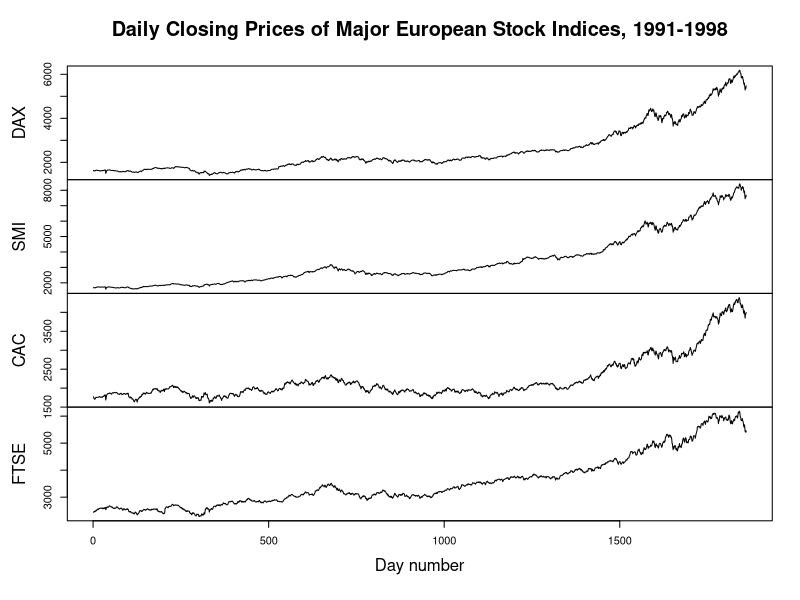
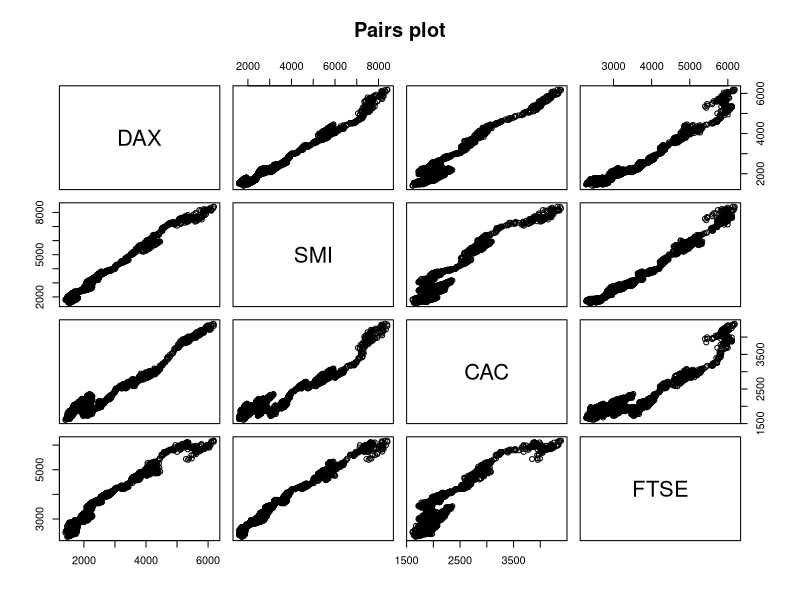
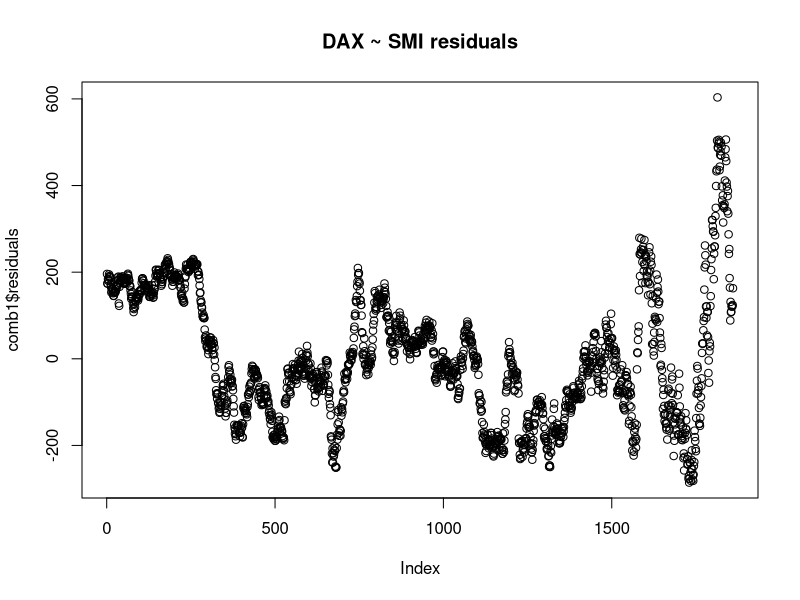
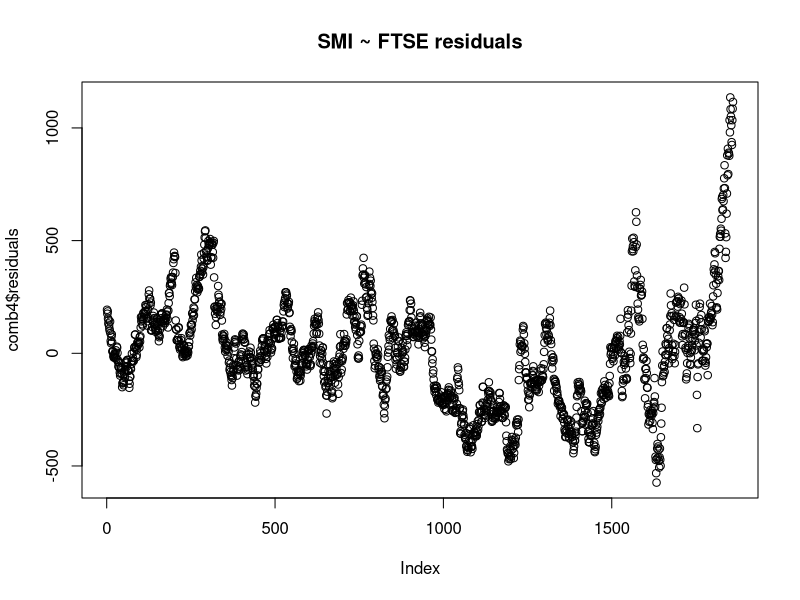
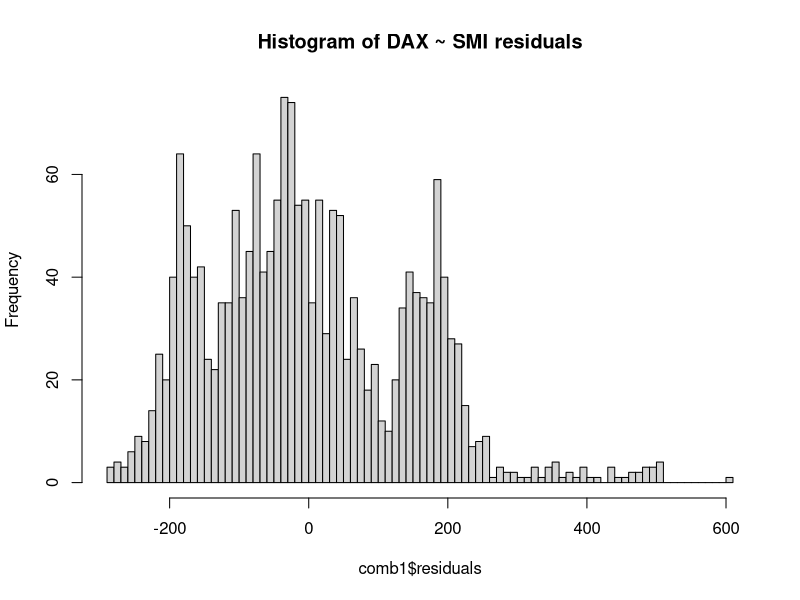
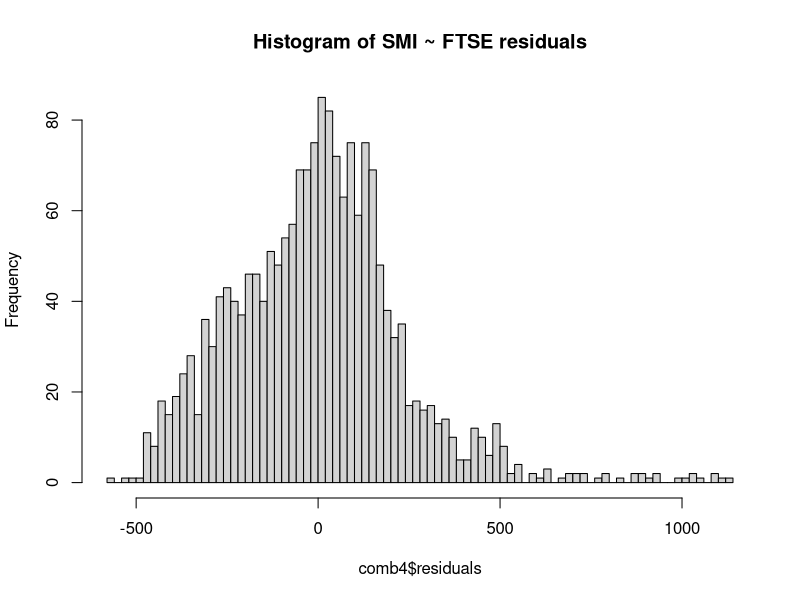
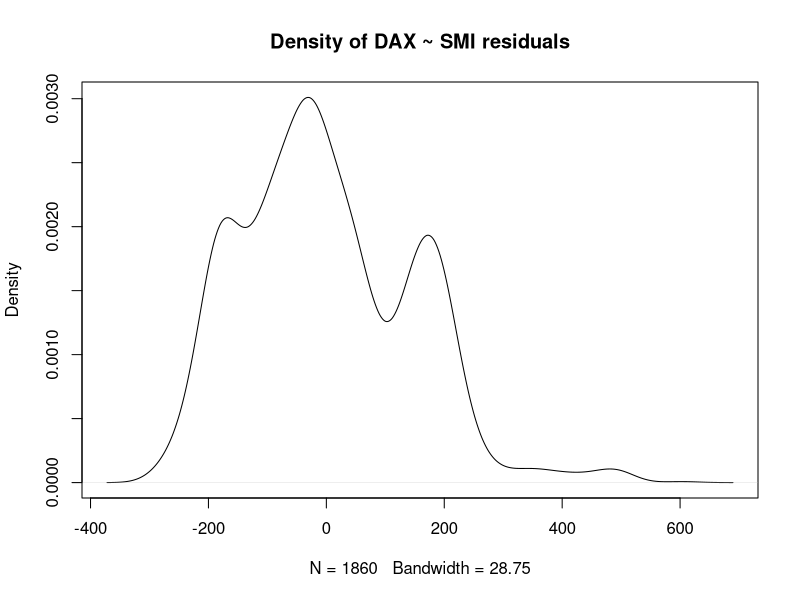
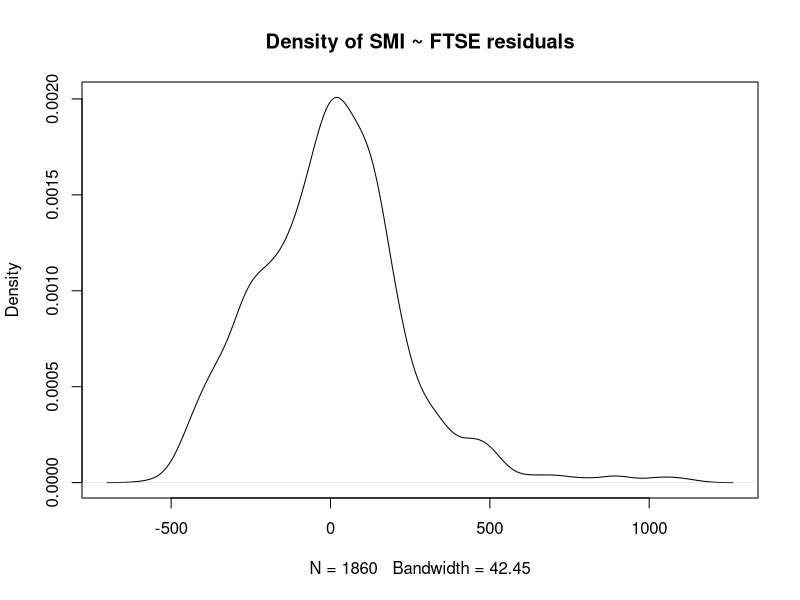

Recreate these plots in R, in order.
## ---- chunk 1
#knitr::opts_chunk$set(echo = TRUE)
knitr::opts_chunk$set(echo = FALSE)
## ---- chunk 2
data("EuStockMarkets")
df <- as.data.frame(na.omit(EuStockMarkets))
#df$DayNum <- 1:nrow(df)
summary(df)
## ---- chunk 3
# https://stackoverflow.com/questions/4877357/how-to-plot-all-the-columns-of-a-data-frame-in-r
plot.ts(df, main = "Daily Closing Prices of Major European Stock Indices, 1991-1998", xlab = "Day number")
pairs(df, main="Pairs plot")
## ---- chunk 4
# https://www.quantstart.com/articles/Cointegrated-Augmented-Dickey-Fuller-Test-for-Pairs-Trading-Evaluation-in-R
# https://www.quantstart.com/articles/Cointegrated-Augmented-Dickey-Fuller-Test-for-Pairs-Trading-Evaluation-in-R
library("tseries")
set.seed(5)

print("*****     ADF test for DAX:SMI")
comb1 <- lm(DAX~SMI, data = df)
summary(comb1)
adf.test(comb1$residuals, k=1)

print("*****     ADF test for SMI:DAX")
comb2 <- lm(DAX~SMI, data = df)
summary(comb2)
adf.test(comb2$residuals, k=1)


print("*****     ADF test for FTSE:SMI")
comb3 <- lm(FTSE~SMI, data = df)
summary(comb3)
adf.test(comb3$residuals, k=1)

print("*****     ADF test for SMI:FTSE")
comb4 <- lm(SMI~FTSE, data = df)
summary(comb4)
adf.test(comb4$residuals, k=1)

# The ADF test statistic for EWC as the independent variable is smaller (more negative) than that for EWA as the independent 
# variable and hence we will choose this as our linear combination for any future trading implementations.

# the **best** cointegrated pair is **DAX ~ SMI** <=> comb1
# The **worst** cointegrated pair is the **SMI ~ FTSE** <=> comb4
## ---- chunk 5

plot(comb1$residuals, main = "DAX ~ SMI residuals")
plot(comb4$residuals, main = "SMI ~ FTSE residuals")

breaks <- 100
hist(comb1$residuals, breaks=breaks, main = "Histogram of DAX ~ SMI residuals")
hist(comb4$residuals, breaks=breaks, main = "Histogram of SMI ~ FTSE residuals")

plot(density(comb1$residuals), main = "Density of DAX ~ SMI residuals")
plot(density(comb4$residuals), main = "Density of SMI ~ FTSE residuals")
